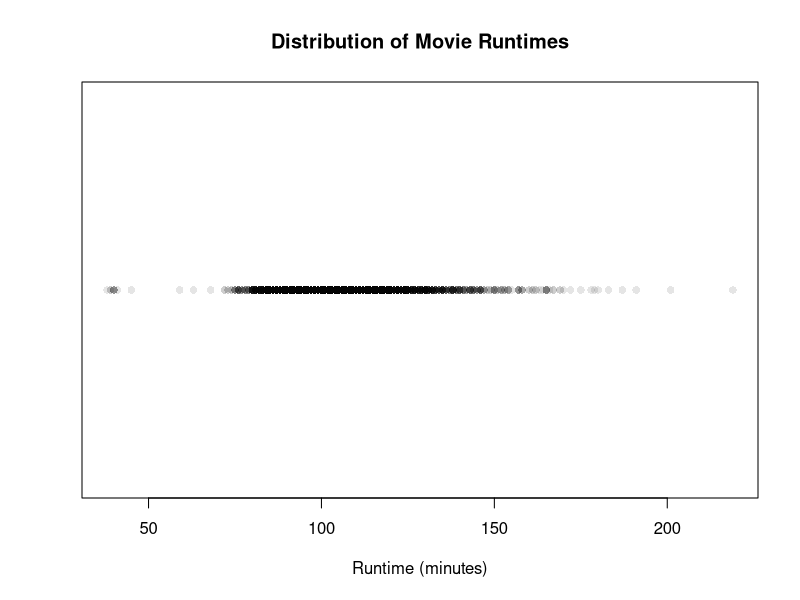
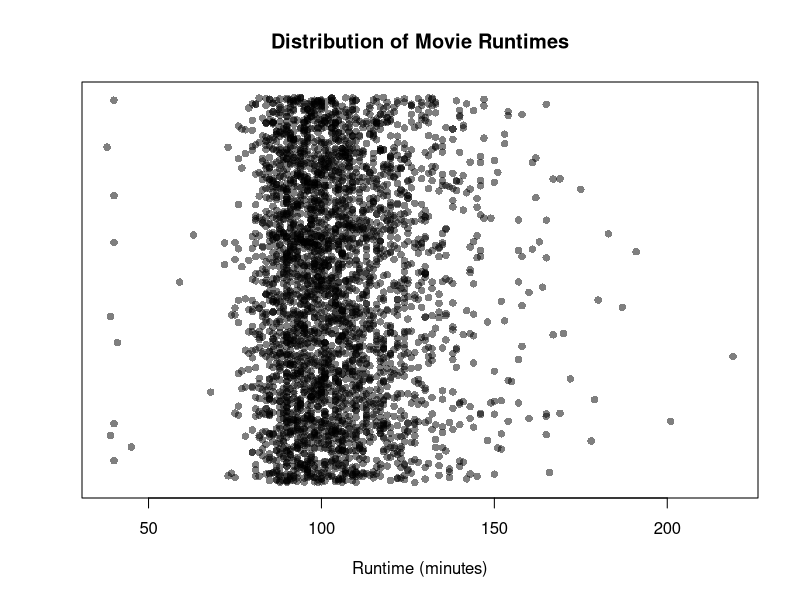
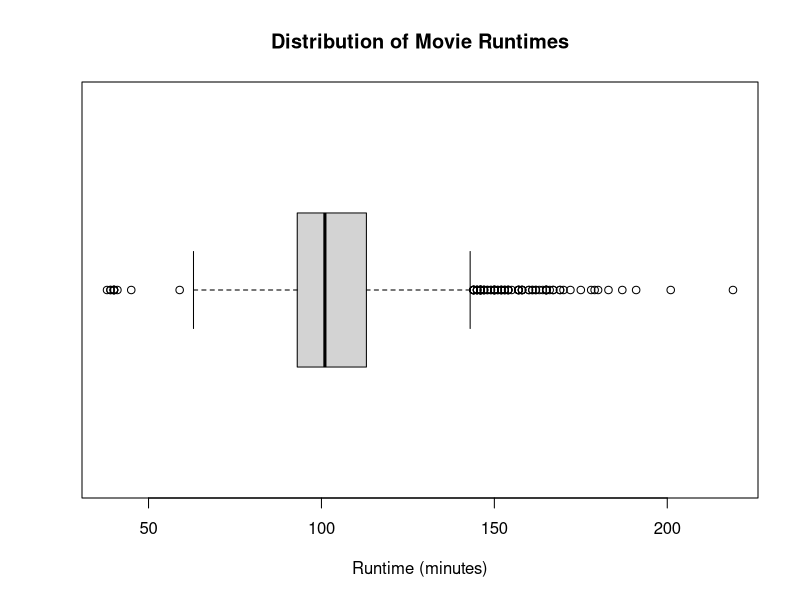
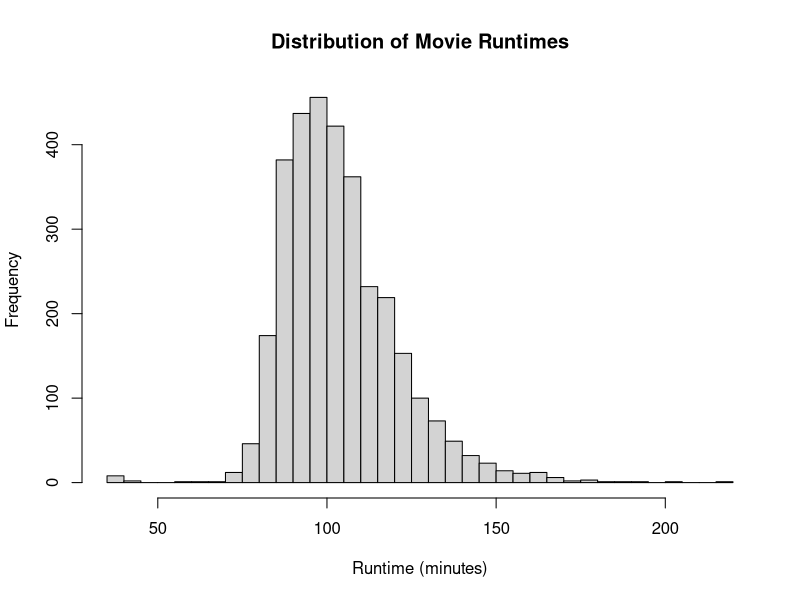
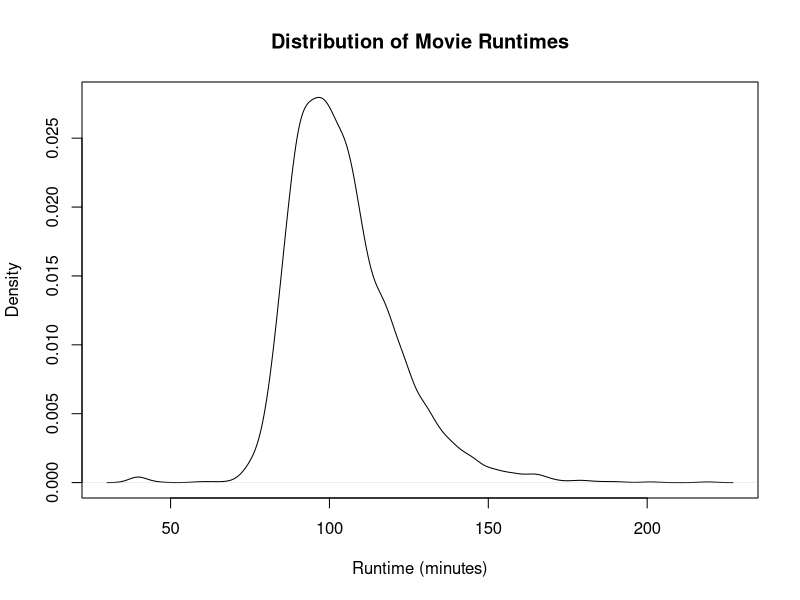
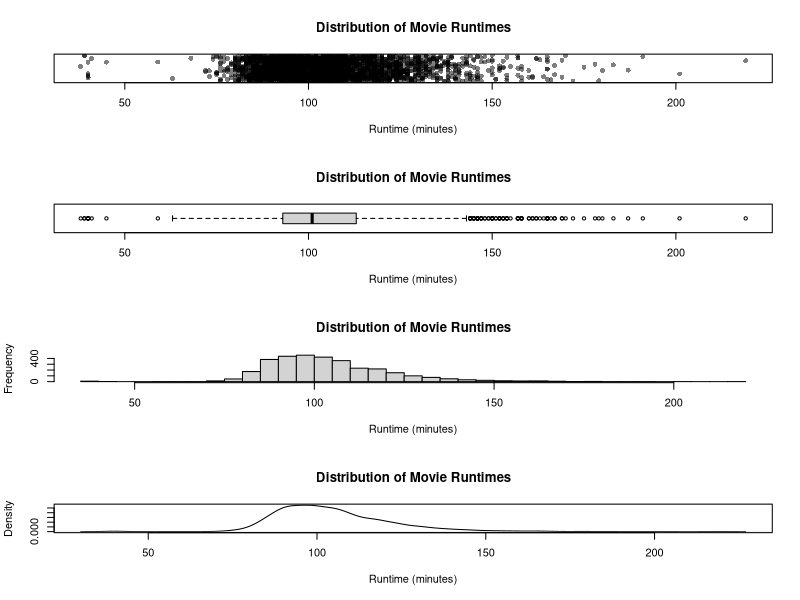

Recreate these plots in R, in order.
#Quantitative Univariate Analysis
# Visualizing One Numeric Variable

# Using the base graphics system

# Set working directory
setwd("C:/Users/anyai/Documents/GitHub/DataViz")

# Load the movie data from csv
movies <- read.csv("Movies.csv")

# Peak at the structure
str(movies)

# Create a Dot plot to show movie runtimes
plot(
  x = movies$Runtime,
  y = rep(0, nrow(movies)), #rep makes a vector of value param1 and of length param2
  main = "Distribution of Movie Runtimes",
  xlab = "Runtime (minutes)",
  ylab = "",
  yaxt = "n",
  pch = 16,
  col = rgb(0,0,0,0.1)
)

# Create a jitter plot to show movie runtimes
plot(
  x = movies$Runtime,
  y = jitter(rep(0, nrow(movies))), #rep makes a vector of value param1 and of length param2
  main = "Distribution of Movie Runtimes",
  xlab = "Runtime (minutes)",
  ylab = "",
  yaxt = "n",
  pch = 16,
  col = rgb(0,0,0,0.5)
)


# Box plot shows the five number summary statistics for a single quantitative variable
# Minimum value excluding outliers
# The lower, or first quartile, the  median, the upper, or third quartile
# Max value excluding outliers
# Outliers = Q1 - (1.5 * IQR) or Q3 + (1.5 * IQR)
boxplot(
  x = movies$Runtime,
  horizontal = TRUE,
  main = "Distribution of Movie Runtimes",
  xlab = "Runtime (minutes)"
)


# Histogram of runtime
hist(
  x = movies$Runtime,
  main = "Distribution of Movie Runtimes",
  xlab = "Runtime (minutes)",
  breaks = 30
)

# Density plot
plot(
  x = density(movies$Runtime),
  main = "Distribution of Movie Runtimes",
  xlab = "Runtime (minutes)"
)

# Make a 4 row 1 column dashboard
par(mfrow = c(4,1))

# Draw all four charts again
# Create a jitter plot to show movie runtimes
plot(
  x = movies$Runtime,
  y = jitter(rep(0, nrow(movies))), #rep makes a vector of value param1 and of length param2
  main = "Distribution of Movie Runtimes",
  xlab = "Runtime (minutes)",
  ylab = "",
  yaxt = "n",
  pch = 16,
  col = rgb(0,0,0,0.5)
)


# Box plot shows the five number summary statistics for a single quantitative variable
boxplot(
  x = movies$Runtime,
  horizontal = TRUE,
  main = "Distribution of Movie Runtimes",
  xlab = "Runtime (minutes)"
)


# Histogram of runtime
hist(
  x = movies$Runtime,
  main = "Distribution of Movie Runtimes",
  xlab = "Runtime (minutes)",
  breaks = 30
)

# Density plot
plot(
  x = density(movies$Runtime),
  main = "Distribution of Movie Runtimes",
  xlab = "Runtime (minutes)"
)

# Set rows back to 1
par(mfrow = c(1,1))


